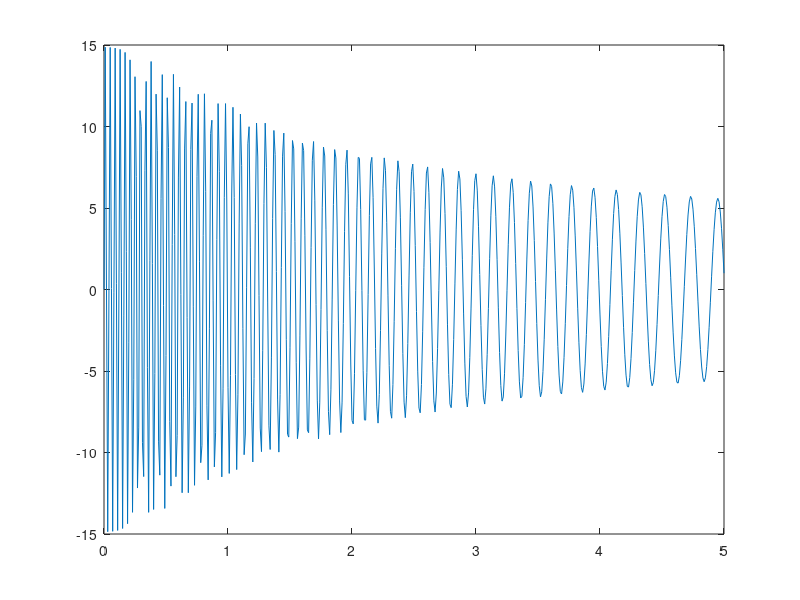
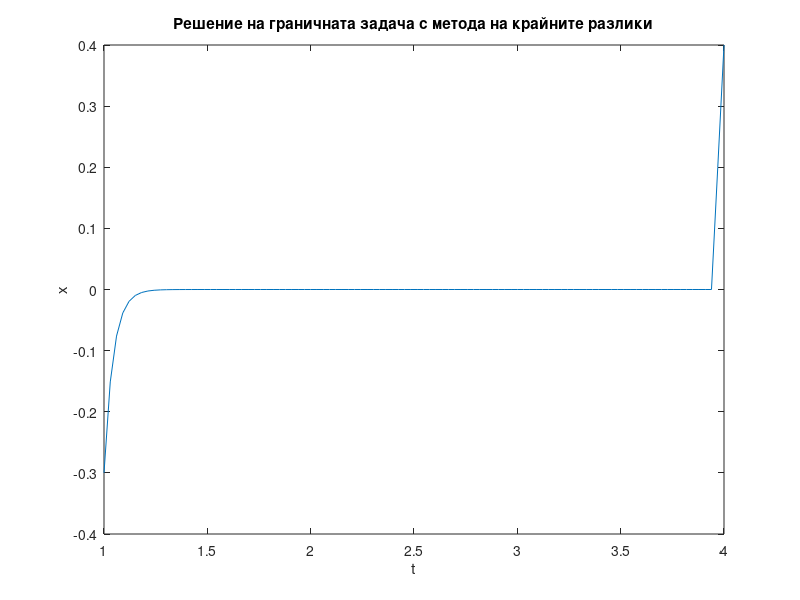

Reproduce these figures in MATLAB, in order.
function thirdTask
thirdTask1;
thirdTask2;
end


function thirdTask1
alpha=0;
betta=1;
h=0.01;
x=0:h:5;
n=length(x)-2;
for i=1:n
    if i~=1, a(i,i-1)= -x(i)^2+x(i)*h-1; end
    a(i,i) = 2*x(i)^2-h^2*sin(x(i));
    if i~=n, a(i,i+1)= -x(i)^2-x(i)*h-1; end
    f(i)=-h^2*cos(x(i));
end

f(1)= f(1)-alpha*(-x(i)^2+x(i)*h-1);
f(n)= f(n)-betta*(-x(n)^2-x(n)*h-1);
y=a\f';
yy=[alpha,y',betta];
figure(1), plot(x,yy)
end

function thirdTask2
% задаване на граничните условия
x0 = -0.3; % x(1) = -0.3
xN = 0.4; % x(4) = 0.4

% задаване на интервала и броят точки за дискретизация
a = 1;
b = 4;
N = 100; % избор на брой точки

% дискретизация на интервала
h = (b-a)/(N-1);
t = linspace(a, b, N);

% задаване на началните приближения
x = zeros(1, N);
x(1) = x0;
x(N) = xN;

% решаване на системата уравнения с метода на крайните разлики
for i = 2:N-1
    A = 1/h^2 + 1/(2*h*t(i));
    B = -2/h^2 - 16/t(i)^2;
    C = 1/h^2 - 1/( 2*h*t(i));
    F = sin(1/t(i)^2);
    
    x(i) = (-A*x(i-1) + (B*h^2 - 2)*x(i) - C*x(i+1) + h^2*F)/B;
end

% показване на резултатите
figure(2),plot(t, x);
xlabel('t');
ylabel('x');
title('Решение на граничната задача с метода на крайните разлики');
end